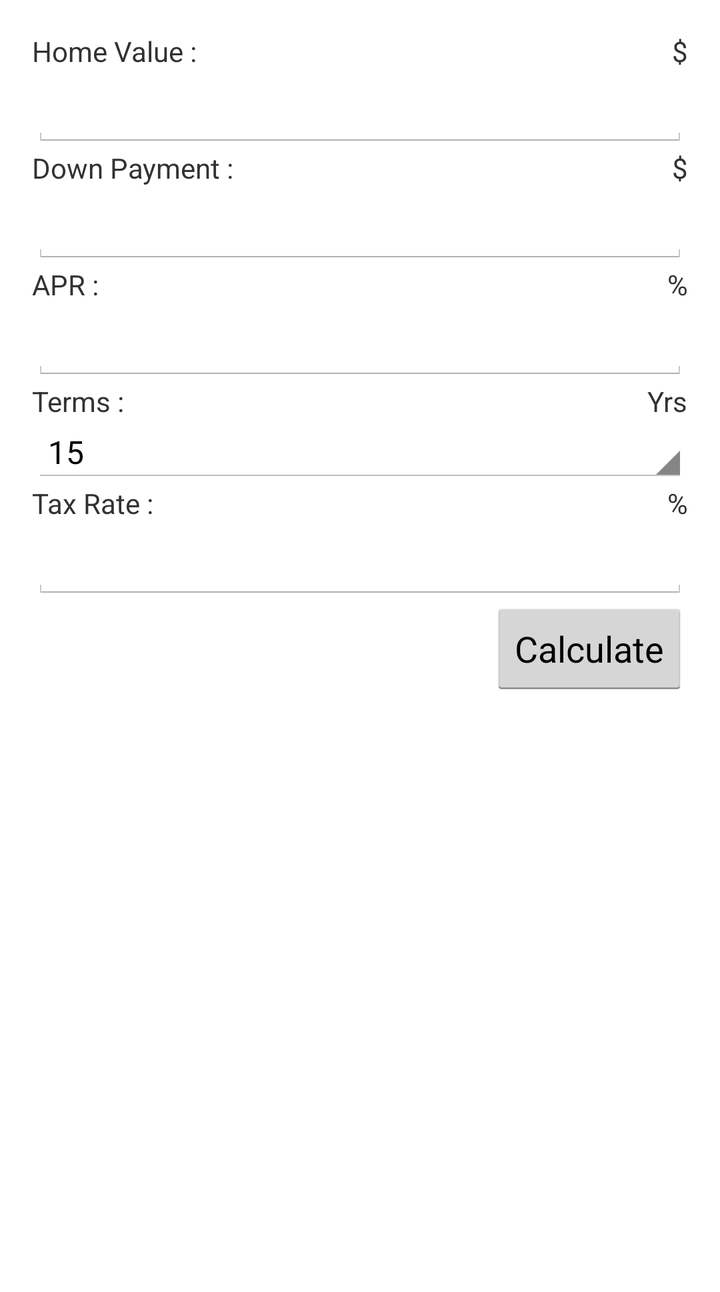
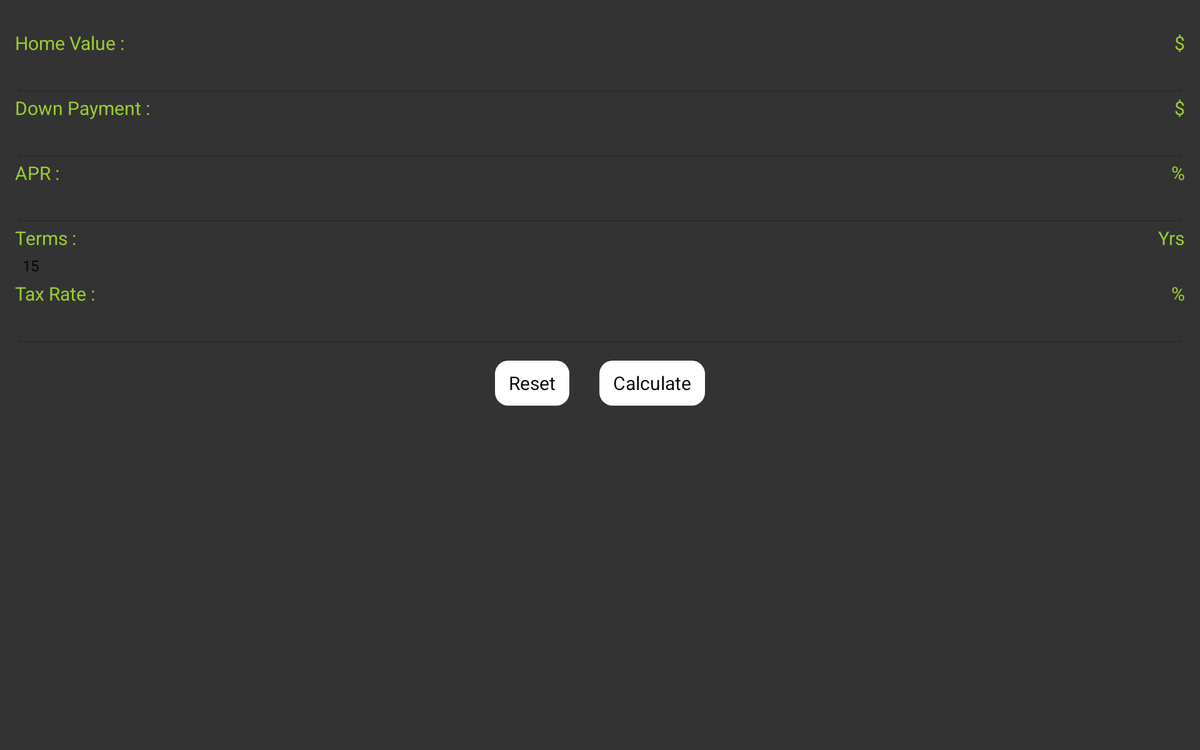

First picture: res/layout/ on a phone held upright. Second picture: the repository's own variant of that layout, on a device whose configuration matches the variant's folder. Source for both follows.
<!-- AndroidManifest.xml: application theme AppTheme -->
<!-- res/layout/activity_main.xml -->
<ScrollView xmlns:android="http://schemas.android.com/apk/res/android"
    xmlns:tools="http://schemas.android.com/tools"
    android:layout_width="fill_parent"
    android:layout_height="fill_parent">

<RelativeLayout
    android:layout_width="match_parent"
    android:layout_height="match_parent"
    android:paddingLeft="@dimen/activity_horizontal_margin"
    android:paddingRight="@dimen/activity_horizontal_margin"
    android:paddingTop="@dimen/activity_vertical_margin"
    android:paddingBottom="@dimen/activity_vertical_margin"
    tools:context=".MainActivity">

    
    <TextView
        android:id="@+id/home_value"
        android:layout_width="match_parent"
        android:layout_height="wrap_content"
        android:text="@string/home_value"/>

    <TextView
        android:layout_width="wrap_content"
        android:layout_height="wrap_content"
        android:layout_alignParentEnd="true"
        android:layout_alignEnd="@id/home_value"
        android:text="@string/dollar_sign"/>

    <EditText
        android:id="@+id/home_value_field"
        android:layout_width="match_parent"
        android:layout_height="wrap_content"
        android:layout_below="@id/home_value"
        android:inputType="numberDecimal"/>

    
    <TextView
        android:id="@+id/down_payment"
        android:layout_width="match_parent"
        android:layout_height="wrap_content"
        android:text="@string/down_payment"
        android:layout_below="@id/home_value_field"/>

    <TextView
        android:layout_width="wrap_content"
        android:layout_height="wrap_content"
        android:layout_alignParentEnd="true"
        android:layout_alignEnd="@id/down_payment"
        android:layout_below="@id/home_value_field"
        android:text="@string/dollar_sign"/>

    <EditText
        android:id="@+id/down_payment_field"
        android:layout_width="match_parent"
        android:layout_height="wrap_content"
        android:layout_below="@id/down_payment"
        android:inputType="numberDecimal"/>

    
    <TextView
        android:id="@+id/apr"
        android:layout_width="match_parent"
        android:layout_height="wrap_content"
        android:text="@string/apr"
        android:layout_below="@id/down_payment_field"/>

    <TextView
        android:layout_width="wrap_content"
        android:layout_height="wrap_content"
        android:layout_alignParentEnd="true"
        android:layout_alignEnd="@id/apr"
        android:layout_below="@id/down_payment_field"
        android:text="@string/percent_sign"/>

    <EditText
        android:id="@+id/apr_field"
        android:layout_width="match_parent"
        android:layout_height="wrap_content"
        android:layout_below="@id/apr"
        android:inputType="numberDecimal"/>

    
    <TextView
        android:id="@+id/terms"
        android:layout_width="match_parent"
        android:layout_height="wrap_content"
        android:text="@string/terms"
        android:layout_below="@id/apr_field"/>

    <TextView
        android:layout_width="wrap_content"
        android:layout_height="wrap_content"
        android:layout_alignParentEnd="true"
        android:layout_alignEnd="@id/terms"
        android:layout_below="@id/apr_field"
        android:text="@string/year_sign"/>

    <Spinner
        android:id="@+id/terms_spinner"
        android:layout_width="match_parent"
        android:layout_height="wrap_content"
        android:entries="@array/terms_array"
        android:prompt="@string/terms_prompt"
        android:layout_below="@id/terms"/>

    
    <TextView
        android:id="@+id/tax_rate"
        android:layout_width="match_parent"
        android:layout_height="wrap_content"
        android:text="@string/tax_rate"
        android:layout_below="@id/terms_spinner"/>

    <TextView
        android:layout_width="wrap_content"
        android:layout_height="wrap_content"
        android:layout_alignParentEnd="true"
        android:layout_alignEnd="@id/tax_rate"
        android:layout_below="@id/terms_spinner"
        android:text="@string/percent_sign"/>

    <EditText
        android:id="@+id/tax_rate_field"
        android:layout_width="match_parent"
        android:layout_height="wrap_content"
        android:layout_below="@id/tax_rate"
        android:inputType="numberDecimal"/>

    
    <Button
        android:id="@+id/calculate_button"
        android:layout_width="wrap_content"
        android:layout_height="wrap_content"
        android:text="@string/calculate_button"
        android:layout_below="@id/tax_rate_field"
        android:layout_alignParentEnd="true"/>

    

    <LinearLayout
        android:layout_width="match_parent"
        android:layout_height="match_parent"
        android:layout_below="@id/calculate_button">

        <include layout="@layout/result_part"/>

    </LinearLayout>

</RelativeLayout>
</ScrollView>
<!-- res/layout/result_part.xml (included above) -->
<?xml version="1.0" encoding="utf-8"?>
<RelativeLayout xmlns:android="http://schemas.android.com/apk/res/android"
    android:id="@+id/result_part"
    android:layout_width="match_parent"
    android:layout_height="match_parent"
    android:visibility="invisible">

    <TextView
        android:id="@+id/result_part_title"
        style="@style/result_title_style"
        android:layout_width="match_parent"
        android:layout_height="wrap_content"
        android:text="@string/result_part_title"/>

    
    <TextView
        android:id="@+id/total_tax_paid"
        android:layout_width="match_parent"
        android:layout_height="wrap_content"
        android:paddingTop="@dimen/activity_vertical_margin"
        android:text="@string/total_tax_paid"
        android:layout_below="@id/result_part_title"/>

    <TextView
        android:layout_width="wrap_content"
        android:layout_height="wrap_content"
        android:layout_alignParentEnd="true"
        android:layout_alignEnd="@id/total_tax_paid"
        android:paddingTop="@dimen/activity_vertical_margin"
        android:text="@string/dollar_sign"
        android:layout_below="@id/result_part_title"/>

    <EditText
        android:id="@+id/total_tax_paid_result"
        android:layout_width="match_parent"
        android:layout_height="wrap_content"
        android:layout_below="@id/total_tax_paid"/>

    
    <TextView
        android:id="@+id/total_interest_paid"
        android:layout_width="match_parent"
        android:layout_height="wrap_content"
        android:text="@string/total_interest_paid"
        android:layout_below="@id/total_tax_paid_result"/>

    <TextView
        android:layout_width="wrap_content"
        android:layout_height="wrap_content"
        android:layout_alignParentEnd="true"
        android:layout_alignEnd="@id/total_interest_paid"
        android:text="@string/dollar_sign"
        android:layout_below="@id/total_tax_paid_result"/>

    <EditText
        android:id="@+id/total_interest_paid_result"
        android:layout_width="match_parent"
        android:layout_height="wrap_content"
        android:layout_below="@id/total_interest_paid"/>

    
    <TextView
        android:id="@+id/monthly_payment"
        android:layout_width="match_parent"
        android:layout_height="wrap_content"
        android:text="@string/monthly_payment"
        android:layout_below="@id/total_interest_paid_result"/>

    <TextView
        android:layout_width="wrap_content"
        android:layout_height="wrap_content"
        android:layout_alignParentEnd="true"
        android:layout_alignEnd="@id/monthly_payment"
        android:text="@string/dollar_sign"
        android:layout_below="@id/total_interest_paid_result"/>

    <EditText
        android:id="@+id/monthly_payment_result"
        android:layout_width="match_parent"
        android:layout_height="wrap_content"
        android:layout_below="@id/monthly_payment"/>

    
    <TextView
        android:id="@+id/pay_off_date"
        android:layout_width="match_parent"
        android:layout_height="wrap_content"
        android:text="@string/pay_off_date"
        android:layout_below="@id/monthly_payment_result"/>

    <EditText
        android:id="@+id/pay_off_date_result"
        android:layout_width="match_parent"
        android:layout_height="wrap_content"
        android:layout_below="@id/pay_off_date"/>
</RelativeLayout>
<!-- resources referenced by this layout -->
<resources>
  <string-array name="terms_array">
          <item>15</item>
          <item>20</item>
          <item>25</item>
          <item>30</item>
          <item>40</item>
      </string-array>
  <dimen name="activity_horizontal_margin">16dp</dimen>
  <dimen name="activity_vertical_margin">16dp</dimen>
  <string name="apr">APR :</string>
  <string name="calculate_button">Calculate</string>
  <string name="dollar_sign">$</string>
  <string name="down_payment">Down Payment :</string>
  <string name="home_value">Home Value :</string>
  <string name="monthly_payment">Monthly Payment :</string>
  <string name="pay_off_date">Pay off Date :</string>
  <string name="percent_sign">%</string>
  <string name="result_part_title">Payment</string>
  <string name="tax_rate">Tax Rate :</string>
  <string name="terms">Terms :</string>
  <string name="terms_prompt">Choose a Year</string>
  <string name="total_interest_paid">Total Interest Paid :</string>
  <string name="total_tax_paid">Total Tax Paid :</string>
  <string name="year_sign">Yrs</string>
  <style name="result_title_style">
          <item name="android:textSize">24sp</item>
          <item name="android:textColor">@android:color/white</item>
          <item name="android:textStyle">bold</item>
      </style>
  <style name="AppTheme" parent="android:Theme.Holo.Light.DarkActionBar">
          
      </style>
</resources>
<!-- res/layout-sw720dp/activity_main.xml (the repository's variant of the layout above) -->
<!-- drawn on a large tablet held sideways -->
<RelativeLayout xmlns:android="http://schemas.android.com/apk/res/android"
    xmlns:tools="http://schemas.android.com/tools"
    android:layout_width="fill_parent"
    android:layout_height="fill_parent"
    android:paddingLeft="@dimen/activity_horizontal_margin"
    android:paddingRight="@dimen/activity_horizontal_margin"
    android:paddingTop="@dimen/activity_vertical_margin_large"
    android:paddingBottom="@dimen/activity_vertical_margin"
    android:background="@color/background_dark_grey"
    tools:context=".MainActivity">

    
    <TextView
        android:id="@+id/home_value"
        android:layout_width="match_parent"
        android:layout_height="wrap_content"
        android:text="@string/home_value"
        android:textColor="@color/text_light_green"
        android:textSize="@dimen/text_size_large"/>

    <TextView
        android:layout_width="wrap_content"
        android:layout_height="wrap_content"
        android:layout_alignParentEnd="true"
        android:layout_alignEnd="@id/home_value"
        android:text="@string/dollar_sign"
        android:textColor="@color/text_light_green"
        android:textSize="@dimen/text_size_large"
        style="@android:style/TextAppearance.DeviceDefault.Large"/>

    <EditText
        android:id="@+id/home_value_field"
        android:layout_width="match_parent"
        android:layout_height="wrap_content"
        android:layout_below="@id/home_value"
        android:inputType="numberDecimal"
        android:textSize="@dimen/text_size_large"
        android:textColor="@android:color/white"/>

    
    <TextView
        android:id="@+id/down_payment"
        android:layout_width="match_parent"
        android:layout_height="wrap_content"
        android:text="@string/down_payment"
        android:layout_below="@id/home_value_field"
        android:textSize="@dimen/text_size_large"
        android:textColor="@color/text_light_green"/>

    <TextView
        android:layout_width="wrap_content"
        android:layout_height="wrap_content"
        android:layout_alignParentEnd="true"
        android:layout_alignEnd="@id/down_payment"
        android:layout_below="@id/home_value_field"
        android:text="@string/dollar_sign"
        android:textSize="@dimen/text_size_large"
        android:textColor="@color/text_light_green"/>

    <EditText
        android:id="@+id/down_payment_field"
        android:layout_width="match_parent"
        android:layout_height="wrap_content"
        android:layout_below="@id/down_payment"
        android:inputType="numberDecimal"
        android:textSize="@dimen/text_size_large"
        android:textColor="@android:color/white"/>

    
    <TextView
        android:id="@+id/apr"
        android:layout_width="match_parent"
        android:layout_height="wrap_content"
        android:text="@string/apr"
        android:layout_below="@id/down_payment_field"
        android:textSize="@dimen/text_size_large"
        android:textColor="@color/text_light_green"/>

    <TextView
        android:layout_width="wrap_content"
        android:layout_height="wrap_content"
        android:layout_alignParentEnd="true"
        android:layout_alignEnd="@id/apr"
        android:layout_below="@id/down_payment_field"
        android:text="@string/percent_sign"
        android:textSize="@dimen/text_size_large"
        android:textColor="@color/text_light_green"/>

    <EditText
        android:id="@+id/apr_field"
        android:layout_width="match_parent"
        android:layout_height="wrap_content"
        android:layout_below="@id/apr"
        android:inputType="numberDecimal"
        android:textSize="@dimen/text_size_large"
        android:textColor="@android:color/white"/>

    
    <TextView
        android:id="@+id/terms"
        android:layout_width="match_parent"
        android:layout_height="wrap_content"
        android:text="@string/terms"
        android:layout_below="@id/apr_field"
        android:textSize="@dimen/text_size_large"
        android:textColor="@color/text_light_green"/>

    <TextView
        android:layout_width="wrap_content"
        android:layout_height="wrap_content"
        android:layout_alignParentEnd="true"
        android:layout_alignEnd="@id/terms"
        android:layout_below="@id/apr_field"
        android:text="@string/year_sign"
        android:textSize="@dimen/text_size_large"
        android:textColor="@color/text_light_green"/>

    <Spinner
        android:id="@+id/terms_spinner"
        android:layout_width="match_parent"
        android:layout_height="wrap_content"
        android:entries="@array/terms_array"
        android:prompt="@string/terms_prompt"
        android:layout_below="@id/terms"
        android:textColor="@android:color/white"/>

    
    <TextView
        android:id="@+id/tax_rate"
        android:layout_width="match_parent"
        android:layout_height="wrap_content"
        android:text="@string/tax_rate"
        android:layout_below="@id/terms_spinner"
        android:textSize="@dimen/text_size_large"
        android:textColor="@color/text_light_green"/>

    <TextView
        android:layout_width="wrap_content"
        android:layout_height="wrap_content"
        android:layout_alignParentEnd="true"
        android:layout_alignEnd="@id/tax_rate"
        android:layout_below="@id/terms_spinner"
        android:text="@string/percent_sign"
        android:textSize="@dimen/text_size_large"
        android:textColor="@color/text_light_green"/>

    <EditText
        android:id="@+id/tax_rate_field"
        android:layout_width="match_parent"
        android:layout_height="wrap_content"
        android:layout_below="@id/tax_rate"
        android:inputType="numberDecimal"
        android:textSize="@dimen/text_size_large"
        android:textColor="@android:color/white"/>

    <LinearLayout
        android:layout_width="match_parent"
        android:layout_height="wrap_content"
        android:orientation="horizontal"
        android:gravity="center_horizontal"
        android:id="@+id/buttons"
        android:layout_below="@id/tax_rate_field">

        
        <Button
            android:id="@+id/reset_button"
            android:layout_width="wrap_content"
            android:layout_height="wrap_content"
            android:layout_margin="@dimen/activity_horizontal_margin"
            android:text="@string/reset_button"
            android:textSize="@dimen/text_size_large"
            android:background="@drawable/custom_button"/>

        
        <Button
            android:id="@+id/calculate_button"
            android:layout_width="wrap_content"
            android:layout_height="wrap_content"
            android:layout_margin="@dimen/activity_horizontal_margin"
            android:text="@string/calculate_button"
            android:textSize="@dimen/text_size_large"
            android:background="@drawable/custom_button"/>

    </LinearLayout>

</RelativeLayout>
<!-- resources referenced by the variant -->
<!-- as a large tablet held sideways resolves them -->
<resources>
  <string-array name="terms_array">
          <item>15</item>
          <item>20</item>
          <item>25</item>
          <item>30</item>
          <item>40</item>
      </string-array>
  <color name="background_dark_grey">#333333</color>
  <color name="text_light_green">#99CC33</color>
  <dimen name="activity_horizontal_margin">16dp</dimen>
  <dimen name="activity_vertical_margin">16dp</dimen>
  <dimen name="activity_vertical_margin_large">32dp</dimen>
  <dimen name="text_size_large">20sp</dimen>
  <!-- drawable custom_button (drawable) -->
  <?xml version="1.0" encoding="utf-8"?>
  <shape xmlns:android="http://schemas.android.com/apk/res/android"
      android:shape="rectangle">
  
      <gradient
          android:startColor="@android:color/white"
          android:endColor="@android:color/white"
          android:angle="45"/>
  
      <padding
          android:left="15dp"
          android:right="15dp"/>
  
      <corners android:radius="14dp"/>
  </shape>
  <string name="apr">APR :</string>
  <string name="calculate_button">Calculate</string>
  <string name="dollar_sign">$</string>
  <string name="down_payment">Down Payment :</string>
  <string name="home_value">Home Value :</string>
  <string name="percent_sign">%</string>
  <string name="reset_button">Reset</string>
  <string name="tax_rate">Tax Rate :</string>
  <string name="terms">Terms :</string>
  <string name="terms_prompt">Choose a Year</string>
  <string name="year_sign">Yrs</string>
  <style name="AppTheme" parent="android:Theme.Holo.Light.DarkActionBar">
          
      </style>
</resources>
